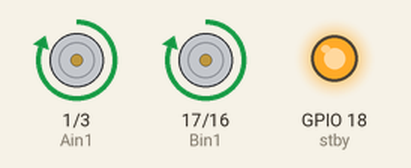
This sketch was run on a simulated ESP32. On the bench: motor-driver pin pairs drawn as motors (green arrow = first pin HIGH = forward, orange = second pin HIGH = backward, longer = more drive, scaled by the enable pin, stopped while the standby pin is LOW), output pins drawn as LEDs (lit = HIGH).

Above: at 1.5 s.
At 4.5 s:
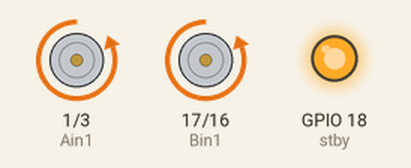
At 6.1 s:
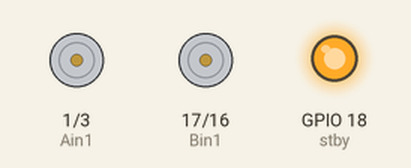
Timing chart, 0 to 10.7 s (numbered marks = the images above):
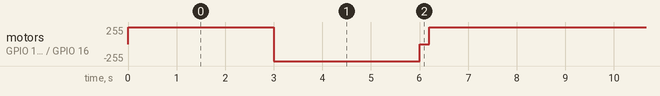

Measured:
- by itself, motor on GPIO 1 (Ain1) / GPIO 3 (Ain2), motor on GPIO 17 (Bin1) / GPIO 16 (Bin2): repeats every 8.2 s: backward 255/255 3.0 s, stopped 0.20 s, forward 255/255 5.0 s

The sketch:

MovimientoInicial.ino
```cpp
#include <Wire.h>
#include <MPU6050.h>
#include <I2Cdev.h>


// configuracion de motores
// motor derecho
const int pwmA = 33;
const int Ain1 = 1;
const int Ain2 = 3;
// motor izquierdo
const int pwmB = 25;
const int Bin1 = 17;
const int Bin2 = 16;
// controlador
const int stby = 18;


void setup() {
  pinMode(pwmA, OUTPUT);
  pinMode(pwmB, OUTPUT);
  pinMode(Ain1, OUTPUT);
  pinMode(Ain2, OUTPUT);
  pinMode(Bin1, OUTPUT);
  pinMode(Bin2, OUTPUT);
  pinMode(stby, OUTPUT);
  // encender el controlador
  digitalWrite(stby, 1);
}

void loop() {
  adelante();
  digitalWrite(pwmA, 200);
  digitalWrite(pwmB, 200);
  delay(3000);
  atras();
  digitalWrite(pwmA, 255);
  digitalWrite(pwmB, 255);
  delay(3000);
  stop();
  digitalWrite(pwmA, 0);
  digitalWrite(pwmB, 0);
  delay(200);
  giro(150,255);
  delay(2000);


}
void adelante(){

  digitalWrite(Ain1, 1);
  digitalWrite(Ain2, 0);
  digitalWrite(Bin1, 1);
  digitalWrite(Bin2, 0);

}
void atras(){

  digitalWrite(Ain1, 0);
  digitalWrite(Ain2, 1);
  digitalWrite(Bin1, 0);
  digitalWrite(Bin2, 1);

}
void stop(){

  digitalWrite(Ain1, 0);
  digitalWrite(Ain2, 0);
  digitalWrite(Bin1, 0);
  digitalWrite(Bin2, 0);

}
void giro(int izq,int der){

  digitalWrite(Ain1, 1);
  digitalWrite(Ain2, 0);
  digitalWrite(Bin1, 1);
  digitalWrite(Bin2, 0);
  digitalWrite(pwmA, der);
  digitalWrite(pwmB, izq);
}
```
